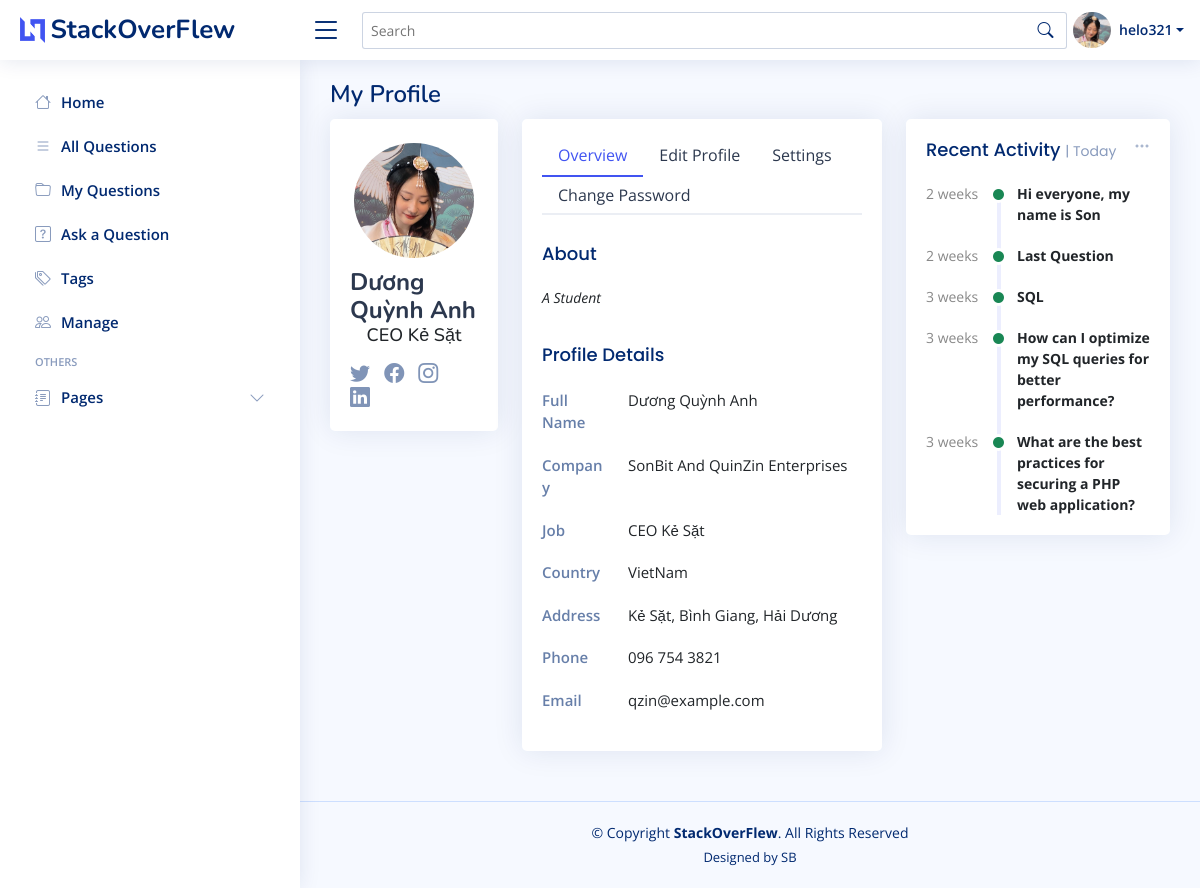
/users/users-profile.php (signed in), run on the app's committed database.
### tables this page shows
CREATE TABLE `users` (
  `user_id` int(11) NOT NULL,
  `username` varchar(50) NOT NULL,
  `password` varchar(255) NOT NULL,
  `created_at` timestamp NOT NULL DEFAULT current_timestamp(),
  `fullName` varchar(255) DEFAULT NULL,
  `jobTitle` varchar(255) DEFAULT NULL,
  `about` text DEFAULT NULL,
  `company` varchar(255) DEFAULT NULL,
  `country` varchar(100) DEFAULT NULL,
  `address` varchar(255) DEFAULT NULL,
  `phone` varchar(20) DEFAULT NULL,
  `email` varchar(255) DEFAULT NULL,
  `twitterURL` varchar(255) DEFAULT NULL,
  `facebookURL` varchar(255) DEFAULT NULL,
  `instagramURL` varchar(255) DEFAULT NULL,
  `linkedinURL` varchar(255) DEFAULT NULL,
  `profile_image` varchar(255) DEFAULT NULL,
  `role_id` int(11) DEFAULT NULL
);

CREATE TABLE `questions` (
  `question_id` int(11) NOT NULL,
  `user_id` int(11) NOT NULL,
  `title` varchar(255) NOT NULL,
  `body` text NOT NULL,
  `question_image` varchar(255) DEFAULT NULL,
  `created_at` timestamp NOT NULL DEFAULT current_timestamp(),
  `views` int(11) DEFAULT 0,
  `tag_id` int(11) NOT NULL
);

### users/users-profile.php (called while the page is built, shortened)
<?php
include '../includes/db_connect.php';
include '../includes/functions.php';
$title = "My Profile";
$user_id = $_SESSION['user_id'];
$user_info = getUserProfileInfo($user_id);
$fullName = $user_info['fullName'];
$jobTitle = $user_info['jobTitle'];
$about = $user_info['about'];
$company = $user_info['company'];
$country = $user_info['country'];
$address = $user_info['address'];
$phone = $user_info['phone'];
$email = $user_info['email'];
include '../templates/users-profile.html.php';
$output = ob_get_clean();
include '../index.html.php';
?>

### includes/functions.php (called while the page is built, shortened)
<?php
if (isset($_GET['search_term']) && !empty($_GET['search_term'])) {
    $search_term = '%' . $_GET['search_term'] . '%';
    try {
        $sql = "SELECT *
                FROM questions
                WHERE title LIKE :search_term OR body LIKE :search_term LIKE :search_term";
        $stmt = $pdo->prepare($sql);
        $stmt->bindParam(':search_term', $search_term, PDO::PARAM_STR);
        $stmt->execute();
        $questions = $stmt->fetchAll(PDO::FETCH_ASSOC);
    } catch (PDOException $e) {
        echo "Error: " . $e->getMessage();
    }
} else {
    try {
        $sql = "SELECT * FROM questions";
        $stmt = $pdo->query($sql);
        $questions = $stmt->fetchAll(PDO::FETCH_ASSOC);
    } catch (PDOException $e) {
        echo "Error: " . $e->getMessage();
    }
}
function getUserProfileInfo($user_id)
{
    global $pdo;
    $query = "SELECT * FROM users WHERE user_id = :user_id";
    $stmt = $pdo->prepare($query);
    $stmt->execute(['user_id' => $user_id]);
    if ($stmt->rowCount() > 0) {
        $user_info = $stmt->fetch(PDO::FETCH_ASSOC);
        return $user_info;
    } else {
        return false;
    }
}
function calculateTimeLabel($created_at)
{
    $timestamp = strtotime($created_at);
    $now = time();
    $delta = abs($now - $timestamp);
    if ($delta < 60) {
        return "$delta sec";
    } else if ($delta < 3600) {
        $minutes = round($delta / 60);
        return "$minutes min";
    } else if ($delta < 86400) {
        $hours = round($delta / 3600);
        return "$hours hrs";
    } else if ($delta < 604800) {
        $days = round($delta / 86400);
        return "$days day";
    } else if ($delta < 2592000) {
        $weeks = round($delta / 604800);
        return "$weeks weeks";
    } else {
        $years = round($delta / 31536000);
        return "$years years";
    }
}
function sortQuestions($questions)
{
    usort($questions, function ($q1, $q2) {
        $timestamp1 = strtotime($q1['created_at']);
        $timestamp2 = strtotime($q2['created_at']);
        if ($timestamp1 === false || $timestamp2 === false) {
            return 0;
        } else {
            return $timestamp2 - $timestamp1;
        }
    });
    return $questions;
}
?>

### templates/users-profile.html.php (the view, shortened to what this page needs)
<section class="section profile">
  <div class="row">
    <div class="col-xl-4">
      <div class="card">
        <div class="card-body profile-card pt-4 d-flex flex-column align-items-center">
          <?php
          if (!empty($user_info['profile_image'])) {
            echo '<img src="' . $user_info['profile_image'] . '" alt="Profile" class="rounded-circle">';
          } else {
            echo '<img src="../assets/img/profile/default_profile_image.jpg" alt="Profile" class="rounded-circle">';
          }
          ?>
          <h2><?php echo $fullName; ?></h2>
          <h3><?php echo $jobTitle; ?></h3>
          <div class="social-links mt-2">
            <a href="#" class="twitter"><i class="bi bi-twitter"></i></a>
            <a href="#" class="facebook"><i class="bi bi-facebook"></i></a>
            <a href="#" class="instagram"><i class="bi bi-instagram"></i></a>
            <a href="#" class="linkedin"><i class="bi bi-linkedin"></i></a>
          </div>
        </div>
      </div>
    </div>
    <div class="col-xl-8">
      <div class="card">
        <div class="card-body pt-3">
          <ul class="nav nav-tabs nav-tabs-bordered">
            <li class="nav-item">
              <button class="nav-link active" data-bs-toggle="tab" data-bs-target="#profile-overview">Overview</button>
            </li>
            <li class="nav-item">
              <button class="nav-link" data-bs-toggle="tab" data-bs-target="#profile-edit">Edit Profile</button>
            </li>
            <li class="nav-item">
              <button class="nav-link" data-bs-toggle="tab" data-bs-target="#profile-settings">Settings</button>
            </li>
            <li class="nav-item">
              <button class="nav-link" data-bs-toggle="tab" data-bs-target="#profile-change-password">Change Password</button>
            </li>
          </ul>
          <div class="tab-content pt-2">
            <div class="tab-pane fade show active profile-overview" id="profile-overview">
              <h5 class="card-title">About</h5>
              <p class="small fst-italic"><?php echo $about; ?></p>
              <h5 class="card-title">Profile Details</h5>
              <div class="row">
                <div class="col-lg-3 col-md-4 label ">Full Name</div>
                <div class="col-lg-9 col-md-8"><?php echo $fullName; ?></div>
              </div>
              <div class="row">
                <div class="col-lg-3 col-md-4 label">Company</div>
                <div class="col-lg-9 col-md-8"><?php echo $company; ?></div>
              </div>
              <div class="row">
                <div class="col-lg-3 col-md-4 label">Job</div>
                <div class="col-lg-9 col-md-8"><?php echo $jobTitle; ?></div>
              </div>
              <div class="row">
                <div class="col-lg-3 col-md-4 label">Country</div>
                <div class="col-lg-9 col-md-8"><?php echo $country; ?></div>
              </div>
              <div class="row">
                <div class="col-lg-3 col-md-4 label">Address</div>
                <div class="col-lg-9 col-md-8"><?php echo $address; ?></div>
              </div>
              <div class="row">
                <div class="col-lg-3 col-md-4 label">Phone</div>
                <div class="col-lg-9 col-md-8"><?php echo $phone; ?></div>
              </div>
              <div class="row">
                <div class="col-lg-3 col-md-4 label">Email</div>
                <div class="col-lg-9 col-md-8"><?php echo $email; ?></div>
              </div>
            </div>
          </div>
        </div>
      </div>
    </div>
  </div>
</section>

### index.html.php (shortened to what this page needs)
<?php
if (!isset($_SESSION['user_id'])) {
  $user_id = null;
  $user_info = null;
  $userRole = null;
} else {
  $user_id = $_SESSION['user_id'];
  $user_info = getUserProfileInfo($user_id);
}
?>
<!DOCTYPE html>
<html lang="en">
<head>
  <link href="../assets/vendor/bootstrap/css/bootstrap.min.css" rel="stylesheet">
  <link href="../assets/vendor/bootstrap-icons/bootstrap-icons.css" rel="stylesheet">
  <link href="../assets/vendor/boxicons/css/boxicons.min.css" rel="stylesheet">
  <link href="../assets/vendor/quill/quill.snow.css" rel="stylesheet">
  <link href="../assets/vendor/quill/quill.bubble.css" rel="stylesheet">
  <link href="../assets/vendor/remixicon/remixicon.css" rel="stylesheet">
  <link href="../assets/vendor/simple-datatables/style.css" rel="stylesheet">
  <link href="../assets/css/style.css" rel="stylesheet">
</head>
<body>
  <header id="header" class="header fixed-top d-flex align-items-center">
    <div class="d-flex align-items-center justify-content-between">
      <a href="../index.php" class="logo d-flex align-items-center">
        <img src="../assets/img/logo.png" alt="">
        <span class="d-none d-lg-block">StackOverFlew</span>
      </a>
      <i class="bi bi-list toggle-sidebar-btn"></i>
    </div>
    <div class="search-bar">
      <form class="search-form d-flex align-items-center" method="GET" action="../read/question_lists.php">
        <input type="text" name="search_term" placeholder="Search" title="Enter search keyword" style="width: 800px;">
        <button type="submit" title="Search"><i class="bi bi-search"></i></button>
      </form>
    </div>
    <nav class="header-nav ms-auto">
      <ul class="d-flex align-items-center">
        <li class="nav-item dropdown pe-3">
          <?php if (isset($_SESSION['logged_in']) && $_SESSION['logged_in'] === true) : ?>
            <a class="nav-link nav-profile d-flex align-items-center pe-0" href="#" data-bs-toggle="dropdown">
              <?php
              if (!empty($user_info['profile_image'])) {
                echo '<img src="' . $user_info['profile_image'] . '" alt="Profile" class="rounded-circle">';
              } else {
                echo '<img src="../assets/img/profile/default_profile_image.jpg" alt="Profile" class="rounded-circle">';
              }
              ?>
              <span class="d-none d-md-block dropdown-toggle ps-2"><?php echo $user_info['username']; ?></span>
            </a>
          <?php endif; ?>
        </li>
      </ul>
    </nav>
  </header>
  <aside id="sidebar" class="sidebar">
    <ul class="sidebar-nav" id="sidebar-nav">
      <a class="nav-link collapsed" href="../index.php">
        <i class="bi bi-house"></i>
        <span>Home</span>
      </a>
      <a class="nav-link collapsed" href="../read/question_lists.php">
        <i class="bi bi-list"></i><span>All Questions</span><i class="bi bi-chevron ms-auto"></i>
      </a>
      <?php if (isset($_SESSION['logged_in']) && $_SESSION['logged_in'] === true) : ?>
        <a class="nav-link collapsed" href="../users/user_questions.php">
          <i class="bi bi-folder"></i><span>My Questions</span><i class="bi bi-chevron ms-auto"></i>
        </a>
      <?php endif; ?>
      <a class="nav-link collapsed" href="../create/ask_question.php">
        <i class="bi bi-question-square"></i><span>Ask a Question</span><i class="bi bi-chevron ms-auto"></i>
      </a>
      <a class="nav-link collapsed" href="../read/tags.php">
        <i class="bi bi-tags"></i><span>Tags</span><i class="bi bi-chevron ms-auto"></i>
      </a>
      <?php if ($user_info !== null && $user_info['role_id'] === 1) : ?>
        <a class="nav-link collapsed" href="../edit/manage.php">
          <i class="bi bi-people"></i><span>Manage</span><i class="bi bi-chevron ms-auto"></i>
        </a>
      <?php endif; ?>
      <li class="nav-heading">Others</li>
      <a class="nav-link collapsed" data-bs-target="#forms-nav" data-bs-toggle="collapse" href="#">
        <i class="bi bi-journal-text"></i><span>Pages</span><i class="bi bi-chevron-down ms-auto"></i>
      </a>
    </ul>
  </aside>
  <main id="main" class="main">
    <div class="pagetitle">
      <h1>
        <?= $title ?>
      </h1>
    </div>
    <section class="section dashboard">
      <div class="row">
        <div class="col-lg-8">
          <div class="row">
            <div class="col-12">
              <div>
                <?= $output ?>
              </div>
            </div>
          </div>
        </div>
        <div class="col-lg-4">
          <div class="card">
            <div class="filter">
              <a class="icon" href="#" data-bs-toggle="dropdown"><i class="bi bi-three-dots"></i></a>
            </div>
            <div class="card-body">
              <h5 class="card-title">Recent Activity <span>| Today</span></h5>
              <div class="activity">
                <?php
                $questions = sortQuestions($questions);
                $recentQuestions = array_slice($questions, 0, 5);
                foreach ($recentQuestions as $question) : ?>
                  <div class="activity-item d-flex">
                    <div class="activite-label"><?php echo calculateTimeLabel($question['created_at']); ?></div>
                    <i class='bi bi-circle-fill activity-badge text-success align-self-start'></i>
                    <div class="activity-content">
                      <a class="fw-bold text-dark" href="../read/questions.php?question_id=<?php echo $question['question_id']; ?>"><?php echo $question['title']; ?></a>
                    </div>
                  </div>
                <?php endforeach; ?>
              </div>
            </div>
          </div>
        </div>
      </div>
    </section>
  </main>
  <footer id="footer" class="footer">
    <div class="copyright">
      &copy; Copyright <strong><span>StackOverFlew</span></strong>. All Rights Reserved
    </div>
    <div class="credits">
      Designed by SB</a>
    </div>
  </footer>
</body>
</html>

### data on the page
users: profile_image (picture), username "helo321", fullName "Dương Quỳnh Anh", jobTitle "CEO Kẻ Sặt", about "A Student", company "SonBit And QuinZin Enterprises", country "VietNam", address "Kẻ Sặt, Bình Giang, Hải Dương", phone "096 754 3821", email "qzin@example.com"
questions: created_at "2 weeks", title "Hi everyone, my name is Son"
questions: created_at "2 weeks", title "Last Question"
questions: created_at "3 weeks", title "SQL"
questions: created_at "3 weeks", title "How can I optimize my SQL queries for better performance?"
questions: created_at "3 weeks", title "What are the best practices for securing a PHP web application?"

### other printed values
$title "My Profile"
